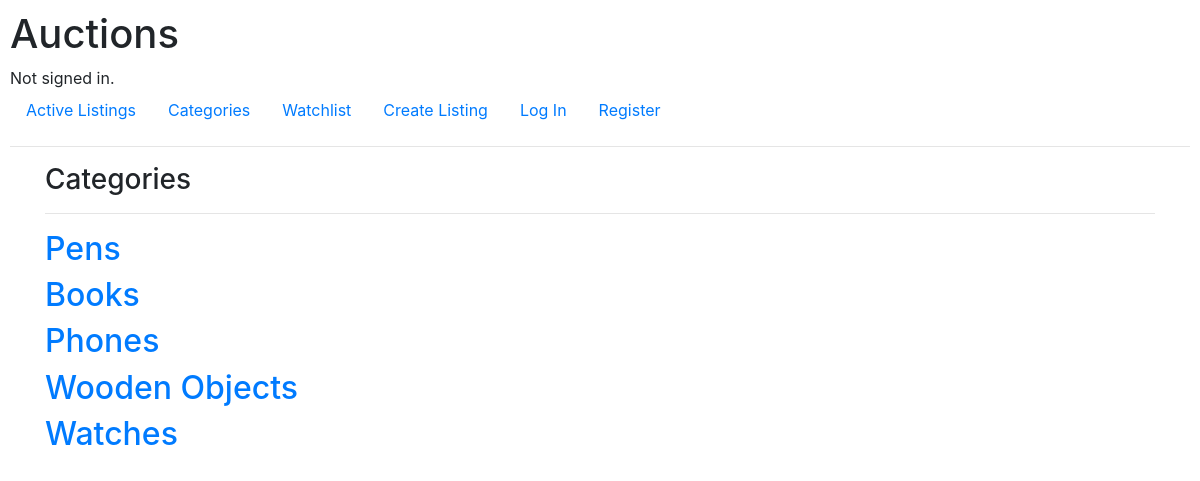
The page /category/ on the database its author committed.
### auctions/models.py (models this page shows, shortened)
class Category(models.Model):
    category = models.CharField(max_length=30)

### auctions/views.py (the view)
# urls.py: path('category/', views.category, name="category"),
def category(request):
    categories = Category.objects.all
    context = {'categories':categories}
    return render(request, "auctions/categories.html", context)

### auctions/templates/auctions/categories.html
{% extends "auctions/layout.html" %}
{% block body %}
<div class="container pb-5 mb-sm-1">
<h3>Categories</h3><hr>
{% for item in categories %}
<a href="{% url 'certainCategory' %}?item={{ item.category}}"><h2>{{item.category}}</h2>
</a>
{% endfor %}
</div>
{% endblock %}

### auctions/static/auctions/styles.css (style rules this page uses)
body { padding: 10px; }

### rows shown on the page
Category: category "Pens"
Category: category "Books"
Category: category "Phones"
Category: category "Wooden Objects"
Category: category "Watches"
